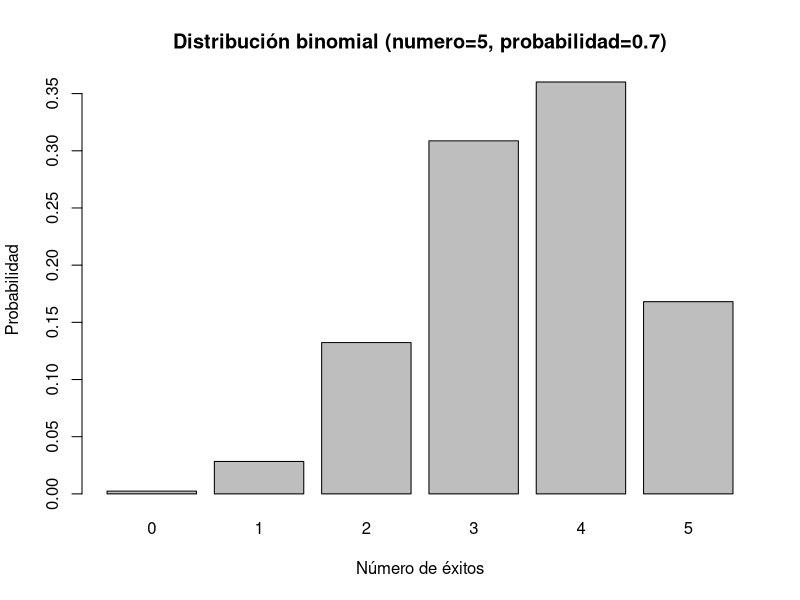

Generate this figure with R:
## ---- chunk 1
numero <- 5
probabilidad <- 0.7
1 - pbinom(2, size = numero, prob = probabilidad)
## ---- chunk 2
dbinom(4, size = numero, prob = probabilidad)
## ---- chunk 3
media <- numero * probabilidad
varianza <- numero * probabilidad * (1 - probabilidad)
media
varianza
## ---- chunk 4
x <- 0:numero
prob_dist <- dbinom(x, size = numero, prob = probabilidad)
barplot(prob_dist, names.arg = x, xlab = "Número de éxitos", ylab = "Probabilidad", main = "Distribución binomial (numero=5, probabilidad=0.7)")

## ---- chunk 5
numero2 <- 8
probabilidad2 <- 0.6
dbinom(3, size = numero2, prob = probabilidad2)
## ---- chunk 6
1 - pbinom(4, size = numero2, prob = 1 - probabilidad2)
## ---- chunk 7
floor(numero2 * probabilidad2)
## ---- chunk 8
numero3 <- 7
probabilidad3 <- 0.9
dbinom(5, size = numero3, prob = probabilidad3)
